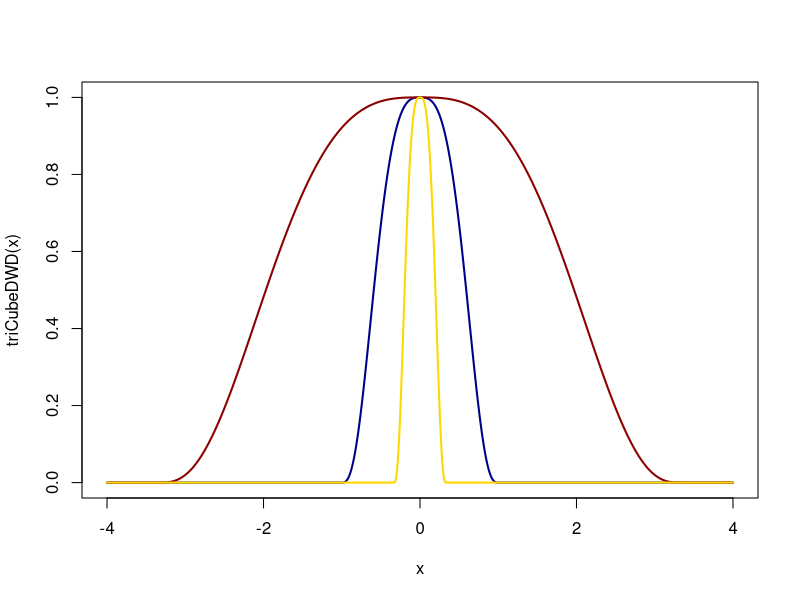
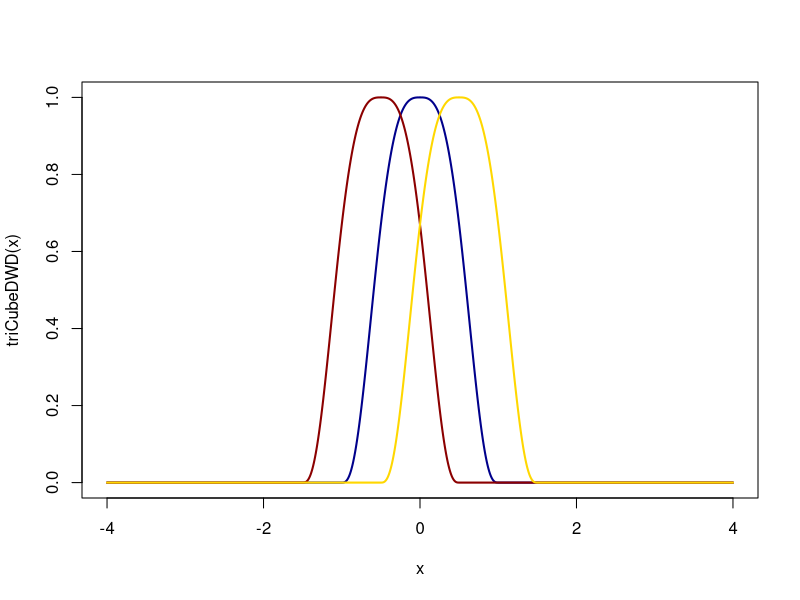
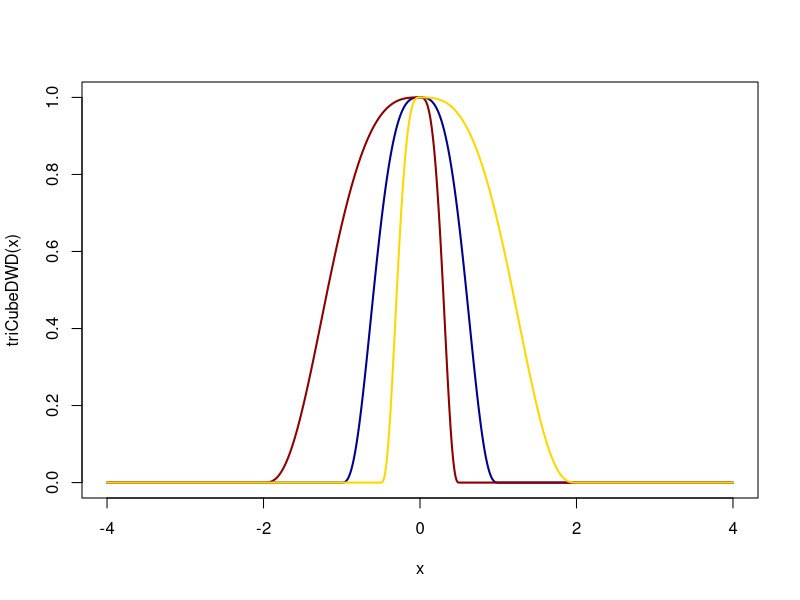
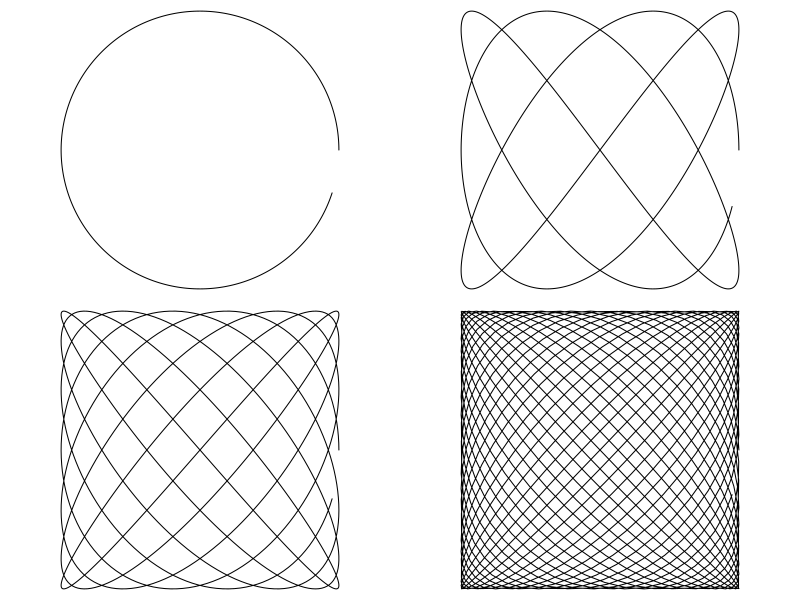
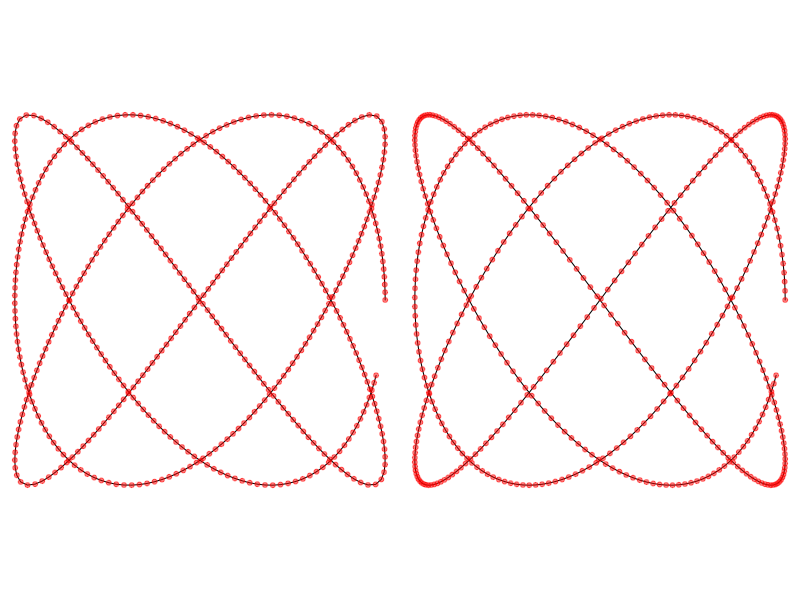
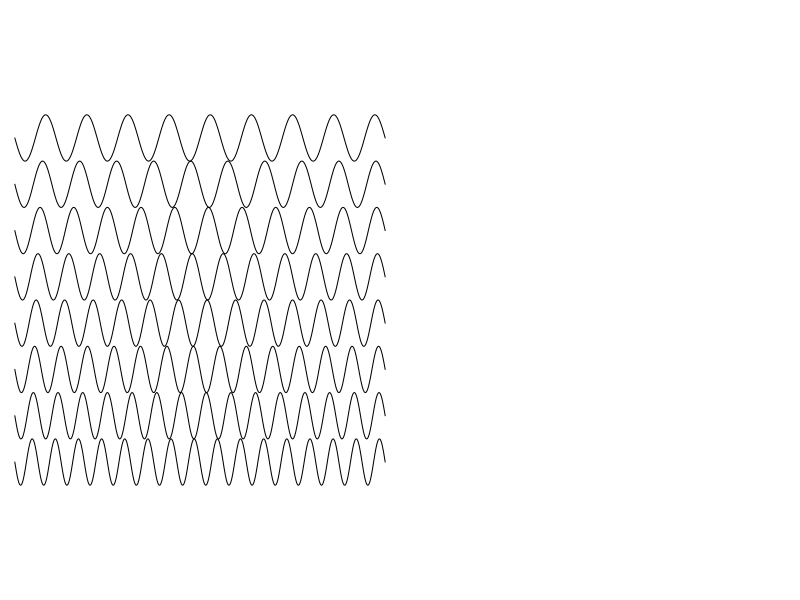
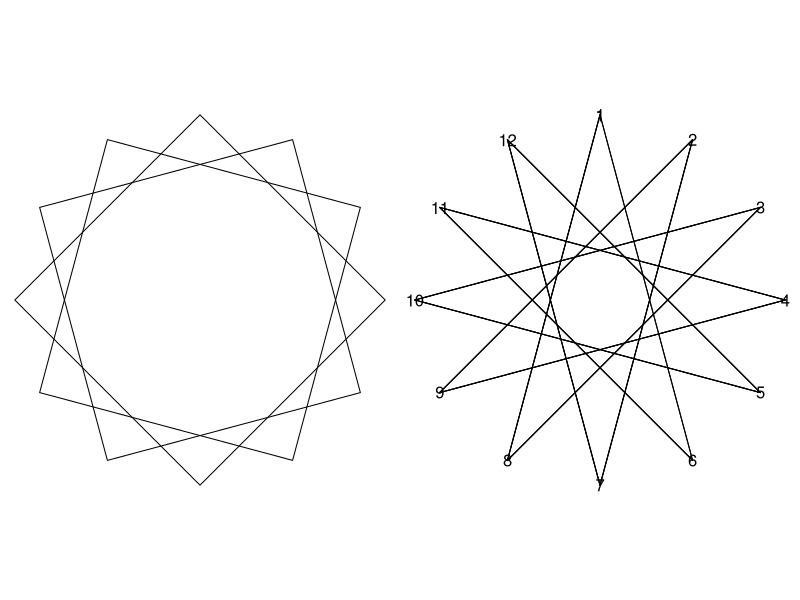
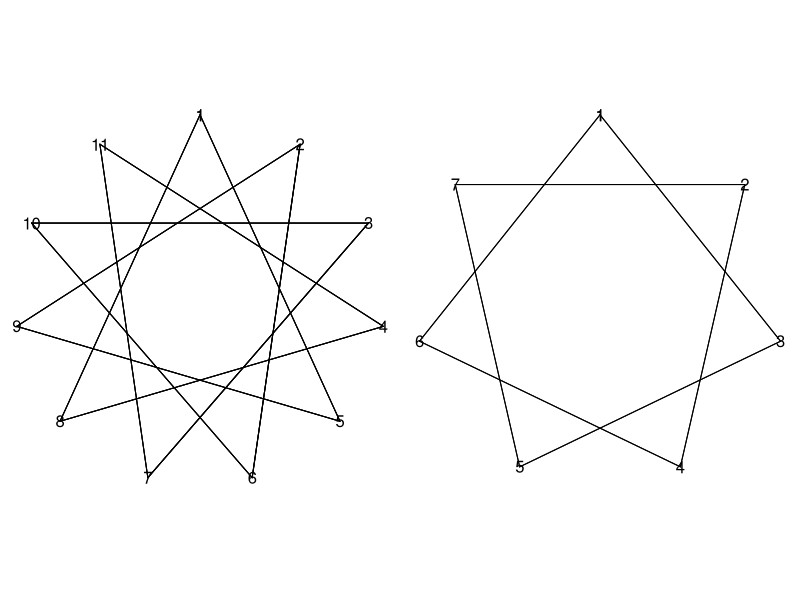

Generate these figures, in order, with R:
## ---- chunk 1
triCubeDWD = function(x,knot=0,streeching=c(1,1)){
  y_tmp = (x-knot)
  y = pmin( pmax( as.numeric(y_tmp<=0)*y_tmp*streeching[1] + as.numeric(y_tmp>0)*y_tmp*streeching[2] ,-1), 1)
  return((1-abs(y)^3)^3)
}

x = seq(-4,4,length=1000)

plot(x,triCubeDWD(x),typ="l",col='darkblue',lwd=2)
lines(x,triCubeDWD(x,streeching = c(.3,.3)),col='darkred',lwd=2)
lines(x,triCubeDWD(x,streeching = c(3,3)),col='gold',lwd=2)

plot(x,triCubeDWD(x),typ="l",col='darkblue',lwd=2)
lines(x,triCubeDWD(x,knot= - 0.5),col='darkred',lwd=2)
lines(x,triCubeDWD(x,knot = .5),col='gold',lwd=2)

plot(x,triCubeDWD(x),typ="l",col='darkblue',lwd=2)
lines(x,triCubeDWD(x,streeching = c(0.5, 2)),col='darkred',lwd=2)
lines(x,triCubeDWD(x,streeching = c(2,0.5)),col='gold',lwd=2)


## ---- chunk 2
harmonica = function(NNN=1000,waves=23, ratio=24/23) {
thetas = seq(0,1,length=NNN)*2*pi*waves
return(cbind(cos(thetas),sin(ratio*thetas)))
}
par(pty='s',ann=F,mai=0*c(1,1,1,1), mfrow=c(2,2))
plot(harmonica(ratio=1,waves=.95),typ='l',axes=FALSE)
plot(harmonica(ratio=4/3,waves = 2.95),typ='l',axes=FALSE)
plot(harmonica(ratio=8/7,waves = 6.95),typ='l',axes=FALSE)
plot(harmonica(waves=22.95),typ='l',axes=FALSE)

## ---- chunk 3
traveled <- function(xy) {
  NN <- nrow(xy)
  if (ncol(xy) == 2) {
    distanceBetween <- c(0, sqrt(rowSums((xy[1:(NN - 1), 1:2] - xy[2:(NN), 1:2])^2)))
  } else {
    distanceBetween <- c(0, sqrt(rowSums((xy[1:(NN - 1), 1:3] - xy[2:(NN), 1:3])^2)))
  }
  traveled <- cumsum(distanceBetween) / sum(distanceBetween)
  return(traveled)
}

# Example:
NNN0 <- 500
xy0 <- harmonica(NNN = NNN0, ratio = 4 / 3, waves = 2.95)
travel <- traveled(xy0)
xy <- cbind(
  approx(travel, xy0[, 1], seq(0, 1, length = NNN0), rule = 2)[[2]],
  approx(travel, xy0[, 2], seq(0, 1, length = NNN0), rule = 2)[[2]]
)

par(pty = "s", ann = F, mai = 0 * c(1, 1, 1, 1), mfrow = c(1, 2))
plot(xy, typ = "l", axes = F)
points(xy, pch = 20, col = rgb(1, 0, 0, .5))

plot(xy0, typ = "l", axes = F)
points(xy0, pch = 20, col = rgb(1, 0, 0, .5))
## ---- chunk 4

dougsSign <- function(topBottom, NNN, waves = 2 * pi, start0 = 0) {
  thetas <- seq(0, 1, length = NNN) * waves
  wave <- (topBottom[1] - topBottom[2]) * ((sin(thetas + start0) + 1) / 2) + topBottom[2]
  return(cbind(thetas, wave))
}

dY <- 1 / 4
par(pty = "s", ann = F)

plot(NULL, xlim = c(0, 2 * pi), ylim = c(-1, 1), axes = F)

start <- 32
stop <- 18
for (i in seq(start, stop, -2)) {
  xy <- dougsSign((start - i) * dY / 2 + c(-1, -1 + dY), 1000, waves = i * pi)
  lines(2 * xy[, 1] / i, xy[, 2])
}

## ---- chunk 5
polly = function(sides=4,start=0,r=1){
  thetas=seq(0,1,length=sides+1)*2*pi
  res=r*cbind(sin(start+thetas),cos(start+thetas))
  return(res)}
## ---- chunk 6
par(pty='s',ann=F,mai=0*c(1,1,1,1),mfrow=c(1,2))

p1=polly()
p2=polly(start=pi/6)
p3=polly(start=pi/3)
    
plot(p1,t="l",axes=F)
lines(p2)
lines(p3)

p1 = polly(12)
plot(NULL, xlim = c(-1,1),ylim = c(-1,1), axes=F)
text(p1[,1],p1[,2],1:12)
for (i in 1:35) {
  lines(rbind(p1[(i %% 12) + 1,],p1[(i+5) %% 12 + 1,]))  
}
## ---- chunk 7
par(pty='s',ann=F,mai=0*c(1,1,1,1),mfrow=c(1,2))

p1 = polly(11)

plot(NULL, xlim = c(-1,1),ylim = c(-1,1), axes=F)
text(p1[,1],p1[,2],1:11)
for (i in 1:35) {
  lines(rbind(p1[(i %% 11) + 1,],p1[(i+4) %% 11 + 1,]))  
}

p1 = polly(7)

plot(NULL, xlim = c(-1,1),ylim = c(-1,1), axes=F)
text(p1[,1],p1[,2],1:7)
for (i in 1:14) {
  lines(rbind(p1[(i %% 7) + 1,],p1[(i+2) %% 7 + 1,]))  
}


## ---- chunk 8
whiteside = function(rho = .9,
                     sigmae = .02,
                     theEnd = 100,
                     width = 1,
                     white = rgb(1, 1, 1, .15),
                     white2 = rgb(1, 1, 1, 1),
                     scale = 1,
                     scaleY = 1,
                     rTheta = 0,
                     shiftV = c(0, 0),
                     fill = F) {
                                start = 0
                                end = theEnd * 64.1
                                e = rnorm(end)
                                mean = 1
                                a = mean + e * sqrt(sigmae ^ 2 / (1 - rho ^ 2))
                                for (i in 2:length(e)) {
                                  a[i] = mean * (1 - rho) + rho * a[i - 1] + sigmae * e[i]
                                }
                                sqrt(sigmae ^ 2 / (1 - rho ^ 2))
                     if (fill == T) {
                       thetas = 2 * pi * seq(0, 1, .01)
                       circle = cbind(scale * sin(thetas), scale * scaleY * cos(thetas))
                       circle = rotate(circle, rTheta)
                       circle = shift(circle, shiftV)
                       polygon(circle, col = white2, border = NA)
                     }


                                
                                
            thetas = (1 / 64.1) * seq(1:end) * 2 * pi
            for (j in 1:theEnd) {
                start = (j - 1) * 65 + 1
                end = start + 65
                circle = cbind(a[start:end] * scale * cos(thetas[start:end]), a[start:end] *
                     scale * scaleY * sin(thetas[start:end]))
                circle = rotate(circle, rTheta)
                circle = shift(circle, shiftV)
                lines(circle,
                typ = "l",
                col = white,
                lwd = width)
                }
}

rotate=function (xy,theta,about=c(0,0)) {
  rows=nrow(xy)
  center=t(matrix(rep(about,rows),2,rows))

  rotate=rbind(c(cos(theta),sin(theta)),c(-sin(theta),cos(theta)))
  rxy =(xy-center) %*% rotate +center

  return(rxy)}
shift=function(xy,shifted)
{
  rows=nrow(xy)
  xynew=xy+t(matrix(rep(shifted,rows),2,rows))
  return(xynew)}

par(pty="s",ann=FALSE,mfrow=c(1,1),bg="grey70",mai=.1*c(1,1,1,1))

 plot(NULL, xlim = c(-1.2, 1.2), ylim = c(-1.2, 1.2),axes=FALSE)
 whiteside(
   rho = .98,
   sigmae = .015,
   theEnd = 500,
   white = rgb(1, 1, 1, .2),
   white2 = rgb(1, 1, 1, 1),
   width = 1,
   fill = F
 )
